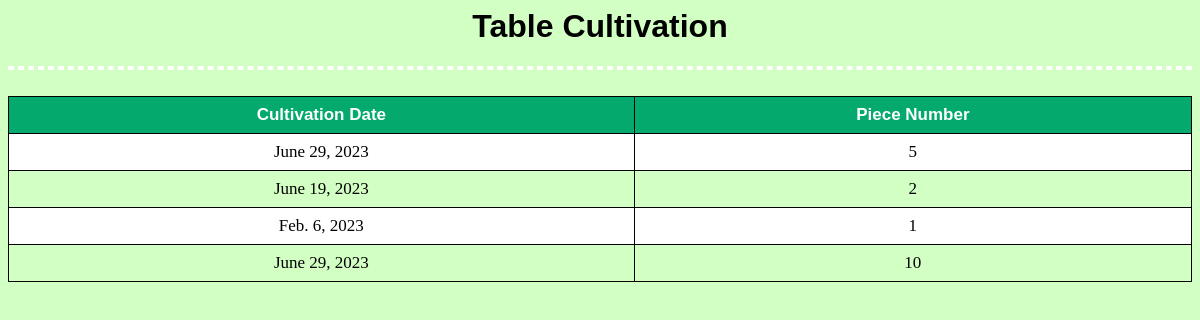
/cultivation/, run on the app's committed database.
### garden/models.py (models this page shows)
class Cultivation(models.Model):
    garden = models.ForeignKey(Garden, on_delete = models.CASCADE)
    cultivation_date = models.DateField()
    piece_number = models.PositiveIntegerField()

### garden/views.py (the view)
# urls.py: path('cultivation/', views.cultivation),
def cultivation(request):
    all = Cultivation.objects.all()
    return render(request, 'cultivation.html', {'cultivations' : all})

### templates/cultivation.html (shortened to what this page needs)
{% load static %}
<html lang="en">
<head>
    <link rel="stylesheet" href="{% static 'style.css' %}">
</head>
<body>
    <h1>  Table Cultivation  </h1>
    <hr>
    <br>
    <table>
        <tr>
          <th>Cultivation Date</th>
          <th>Piece Number</th>
        </tr>
	{% for cultivation in cultivations %}
	<tr>
		<td> {{ cultivation.cultivation_date }} </td>
		<td> {{ cultivation.piece_number }} </td>
	</tr>
	{% endfor %}
    </table>
</body>
</html>

### static/style.css (style rules this page uses)
body { background: rgb(2,0,36); background: linear-gradient(3deg, rgba(2,0,36,1) 0%, rgba(255,255,255,1) 0%, rgba(65,255,0,0.23573179271708689) 42%); }
hr { border: 2px dashed white; }
tr:nth-child(even) { background-color: white; }
th { background-color: #04AA6D; color: white; font-family: 'Franklin Gothic Medium', 'Arial Narrow', Arial, sans-serif; font-weight: 900; }
table { width: 100%; border-collapse: collapse; text-align: center; }
table, th, td { border: 1px solid black; padding: 8px; font-size: 17px; }
h1 { font-family: 'Gill Sans', 'Gill Sans MT', Calibri, 'Trebuchet MS', sans-serif; text-align: center; }

### data on the page
Cultivation: cultivation_date "June 29, 2023", piece_number "5"
Cultivation: cultivation_date "June 19, 2023", piece_number "2"
Cultivation: cultivation_date "Feb. 6, 2023", piece_number "1"
Cultivation: cultivation_date "June 29, 2023", piece_number "10"
